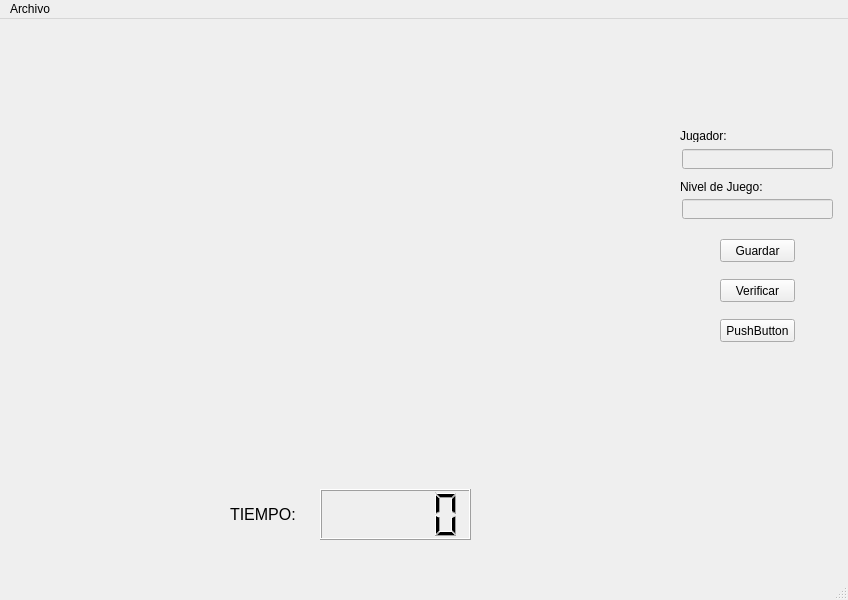
<?xml version="1.0" encoding="UTF-8"?>
<ui version="4.0">
 <class>MainWindow</class>
 <widget class="QMainWindow" name="MainWindow">
  <property name="geometry">
   <rect>
    <x>0</x>
    <y>0</y>
    <width>848</width>
    <height>600</height>
   </rect>
  </property>
  <property name="acceptDrops">
   <bool>true</bool>
  </property>
  <property name="windowTitle">
   <string>PY - SUDOKU</string>
  </property>
  <widget class="QWidget" name="centralwidget">
   <widget class="QWidget" name="gridLayoutWidget">
    <property name="geometry">
     <rect>
      <x>40</x>
      <y>20</y>
      <width>631</width>
      <height>431</height>
     </rect>
    </property>
    <layout class="QGridLayout" name="gridLayout"/>
   </widget>
   <widget class="QLCDNumber" name="lcdNumber">
    <property name="geometry">
     <rect>
      <x>320</x>
      <y>470</y>
      <width>151</width>
      <height>51</height>
     </rect>
    </property>
   </widget>
   <widget class="QLabel" name="label">
    <property name="geometry">
     <rect>
      <x>230</x>
      <y>480</y>
      <width>71</width>
      <height>31</height>
     </rect>
    </property>
    <property name="font">
     <font>
      <pointsize>12</pointsize>
     </font>
    </property>
    <property name="text">
     <string>TIEMPO:</string>
    </property>
   </widget>
   <widget class="QPushButton" name="btn_Guardar">
    <property name="geometry">
     <rect>
      <x>720</x>
      <y>220</y>
      <width>75</width>
      <height>23</height>
     </rect>
    </property>
    <property name="text">
     <string>Guardar</string>
    </property>
   </widget>
   <widget class="QLabel" name="lbl_jugador">
    <property name="geometry">
     <rect>
      <x>680</x>
      <y>110</y>
      <width>46</width>
      <height>13</height>
     </rect>
    </property>
    <property name="text">
     <string>Jugador:</string>
    </property>
   </widget>
   <widget class="QLineEdit" name="txt_jugador">
    <property name="enabled">
     <bool>false</bool>
    </property>
    <property name="geometry">
     <rect>
      <x>682</x>
      <y>130</y>
      <width>151</width>
      <height>20</height>
     </rect>
    </property>
   </widget>
   <widget class="QLabel" name="label2">
    <property name="geometry">
     <rect>
      <x>680</x>
      <y>160</y>
      <width>91</width>
      <height>16</height>
     </rect>
    </property>
    <property name="text">
     <string>Nivel de Juego: </string>
    </property>
   </widget>
   <widget class="QLineEdit" name="txt_nivel">
    <property name="enabled">
     <bool>false</bool>
    </property>
    <property name="geometry">
     <rect>
      <x>682</x>
      <y>180</y>
      <width>151</width>
      <height>20</height>
     </rect>
    </property>
   </widget>
   <widget class="QPushButton" name="btn_Verificar">
    <property name="geometry">
     <rect>
      <x>720</x>
      <y>260</y>
      <width>75</width>
      <height>23</height>
     </rect>
    </property>
    <property name="text">
     <string>Verificar</string>
    </property>
   </widget>
   <widget class="QPushButton" name="btn_ayuda">
    <property name="geometry">
     <rect>
      <x>720</x>
      <y>300</y>
      <width>75</width>
      <height>23</height>
     </rect>
    </property>
    <property name="text">
     <string>PushButton</string>
    </property>
   </widget>
  </widget>
  <widget class="QMenuBar" name="menubar">
   <property name="geometry">
    <rect>
     <x>0</x>
     <y>0</y>
     <width>848</width>
     <height>21</height>
    </rect>
   </property>
   <widget class="QMenu" name="menuArchivo">
    <property name="title">
     <string>Archivo</string>
    </property>
    <addaction name="actionGuardar"/>
    <addaction name="separator"/>
    <addaction name="actionSALIR"/>
   </widget>
   <addaction name="menuArchivo"/>
  </widget>
  <widget class="QStatusBar" name="statusbar"/>
  <action name="actionGuardar">
   <property name="text">
    <string>Guardar</string>
   </property>
  </action>
  <action name="actionSALIR">
   <property name="text">
    <string>Salir</string>
   </property>
  </action>
 </widget>
 <resources/>
 <connections>
  <connection>
   <sender>btn_Guardar</sender>
   <signal>clicked()</signal>
   <receiver>MainWindow</receiver>
   <slot>Guardar()</slot>
   <hints>
    <hint type="sourcelabel">
     <x>757</x>
     <y>252</y>
    </hint>
    <hint type="destinationlabel">
     <x>423</x>
     <y>299</y>
    </hint>
   </hints>
  </connection>
  <connection>
   <sender>btn_Verificar</sender>
   <signal>clicked()</signal>
   <receiver>MainWindow</receiver>
   <slot>Verificar()</slot>
   <hints>
    <hint type="sourcelabel">
     <x>757</x>
     <y>292</y>
    </hint>
    <hint type="destinationlabel">
     <x>423</x>
     <y>299</y>
    </hint>
   </hints>
  </connection>
  <connection>
   <sender>actionSALIR</sender>
   <signal>triggered()</signal>
   <receiver>MainWindow</receiver>
   <slot>Salir()</slot>
   <hints>
    <hint type="sourcelabel">
     <x>-1</x>
     <y>-1</y>
    </hint>
    <hint type="destinationlabel">
     <x>423</x>
     <y>299</y>
    </hint>
   </hints>
  </connection>
 </connections>
 <slots>
  <slot>Guardar()</slot>
  <slot>Verificar()</slot>
  <slot>Salir()</slot>
 </slots>
</ui>
